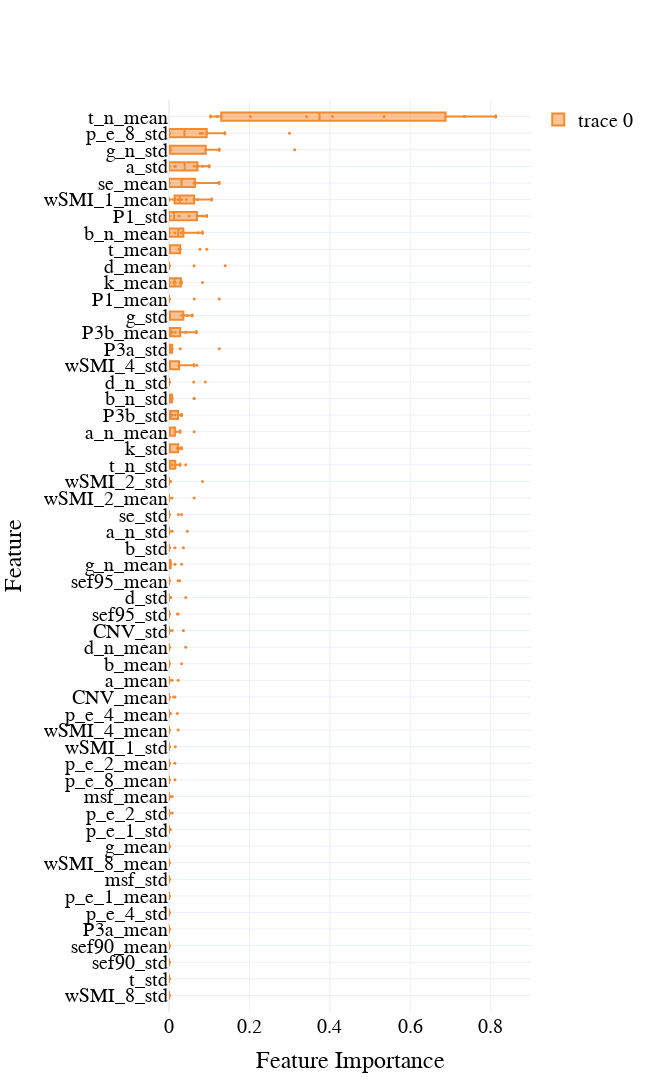

The code cell stored with this chart in its notebook:
### Code cell
contrast = 'on-task_vs_sMW'
i = 2


df = pd.read_csv(os.path.join(results_path, f'{contrast}_PC_K4_6_opt_trials.csv'), index_col = 0).sort_values('datetime_start', ascending = True)

# .dropna()
# .drop_duplicates()
# df = df.query("number <= 200")

# Select the top 10 models based on their AUC values
top_models = df.nlargest(10, 'value')

# Function to parse the feature importances from string to list
def parse_importances(importances_str):
    values = importances_str.replace('[', '').replace(']', '').split()
    return [float(val) for val in values]

# Applying the parsing function to the feature importances
parsed_importances = top_models['feature_importances'].dropna().apply(parse_importances).tolist()

# Feature names (replace this list with your actual feature names)
feature_names = ['wSMI_1_mean', 'wSMI_1_std', 'wSMI_2_mean', 'wSMI_2_std', 'wSMI_4_mean',
                'wSMI_4_std', 'wSMI_8_mean', 'wSMI_8_std', 'p_e_1_mean', 'p_e_1_std',
                'p_e_2_mean', 'p_e_2_std', 'p_e_4_mean', 'p_e_4_std', 'p_e_8_mean',
                'p_e_8_std', 'k_mean', 'k_std', 'se_mean', 'se_std', 'msf_mean',
                'msf_std', 'sef90_mean', 'sef90_std', 'sef95_mean', 'sef95_std',
                'b_mean', 'b_std', 'b_n_mean', 'b_n_std', 'g_mean', 'g_std', 'g_n_mean',
                'g_n_std', 't_mean', 't_std', 't_n_mean', 't_n_std', 'd_mean', 'd_std',
                'd_n_mean', 'd_n_std', 'a_n_mean', 'a_n_std', 'a_mean', 'a_std',
                'CNV_mean', 'CNV_std', 'P1_mean', 'P1_std', 'P3a_mean', 'P3a_std',
                'P3b_mean', 'P3b_std']

# Creating a dataframe suitable for boxplot visualization
feat_importances= pd.DataFrame(parsed_importances, columns=feature_names)
boxplot_data = feat_importances.melt(var_name='Feature', value_name='Importance')

# Calculate medians for ordering
medians = boxplot_data.groupby('Feature')['Importance'].mean().sort_values()

# Create the box plot
fig = go.Figure()

# Add box plots
fig.add_trace(go.Box(
    y=boxplot_data['Feature'], 
    x=boxplot_data['Importance'], 
    orientation='h', 
    marker_color=colors[i], 
    boxpoints='all', # Show all points
    pointpos=0, # Points are overlaid on the box
    jitter=0, # No jitter for the points; they are aligned vertically
))

# Update layout with ordered features
fig.update_layout(
    yaxis=dict(
        title='Feature',
        categoryorder='array',
        categoryarray=medians.index
    ),
    xaxis=dict(
        title='Importance'
    )
)

# Update marker size for all points
fig.update_traces(marker=dict(size=3))

fig.update_layout(
    width=650,
    height=1100,
    template='plotly_white',
    font=dict(
        family="Times new roman",
        size=20,
        color="black"
    ),
    xaxis=dict(
        visible=True,
        range = [0,0.9], 
        tickfont={"size": 20},
        title='Feature Importance'
    ),
    yaxis=dict(
        tickfont={"size": 20},
        automargin=True,
        showgrid=True, 
        range=[-1, len(markers)],
        dtick=1,
        categoryorder='array',
        categoryarray=medians.index
    ),
    showlegend=True,
    # margin=dict(l=50, r=50, t=150, b=50)  # Adjust the top margin
)
fig.show()

filename = os.path.join(fig_path, f'{contrast}_top_10_feat_importances_PC_K4')
fig.write_image(filename +'.png')
fig.write_image(filename +'.pdf')
fig.write_image(filename +'.svg')
# fig.write_image(filename +'.eps')

summary_stats = feat_importances.agg(['min', 'max', 'mean', 'std']).T
# summary_stats['range'] = summary_stats['max'] - summary_stats['min']
# summary_stats = summary_stats[['range', 'mean', 'std']]
summary_stats.to_csv(filename + '.csv')

### Figure 1 — Plotly figure (JSON) as saved in the notebook; plotly's stock layout.template omitted (floating-point values rounded to 4 significant figures; data arrays with more than 128 entries replaced by an {"elided": "..."} marker saying what was removed)
{"data": [{"boxpoints": "all", "jitter": 0, "marker": {"color": "#F38A31", "size": 3}, "orientation": "h", "pointpos": 0, "type": "box", "x": {"elided": "540 float values"}, "y": {"elided": "540 str values"}}], "layout": {"font": {"color": "black", "family": "Times new roman", "size": 20}, "height": 1100, "showlegend": true, "width": 650, "xaxis": {"range": [0, 0.9], "tickfont": {"size": 20}, "title": {"text": "Feature Importance"}, "visible": true}, "yaxis": {"automargin": true, "categoryarray": ["wSMI_8_std", "t_std", "sef90_std", "sef90_mean", "P3a_mean", "p_e_4_std", "p_e_1_mean", "msf_std", "wSMI_8_mean", "g_mean", "p_e_1_std", "p_e_2_std", "msf_mean", "p_e_8_mean", "p_e_2_mean", "wSMI_1_std", "wSMI_4_mean", "p_e_4_mean", "CNV_mean", "a_mean", "b_mean", "d_n_mean", "CNV_std", "sef95_std", "d_std", "sef95_mean", "g_n_mean", "b_std", "a_n_std", "se_std", "wSMI_2_mean", "wSMI_2_std", "t_n_std", "k_std", "a_n_mean", "P3b_std", "b_n_std", "d_n_std", "wSMI_4_std", "P3a_std", "P3b_mean", "g_std", "P1_mean", "k_mean", "d_mean", "t_mean", "b_n_mean", "P1_std", "wSMI_1_mean", "se_mean", "a_std", "g_n_std", "p_e_8_std", "t_n_mean"], "categoryorder": "array", "dtick": 1, "range": [-1, 54], "showgrid": true, "tickfont": {"size": 20}, "title": {"text": "Feature"}}}}
